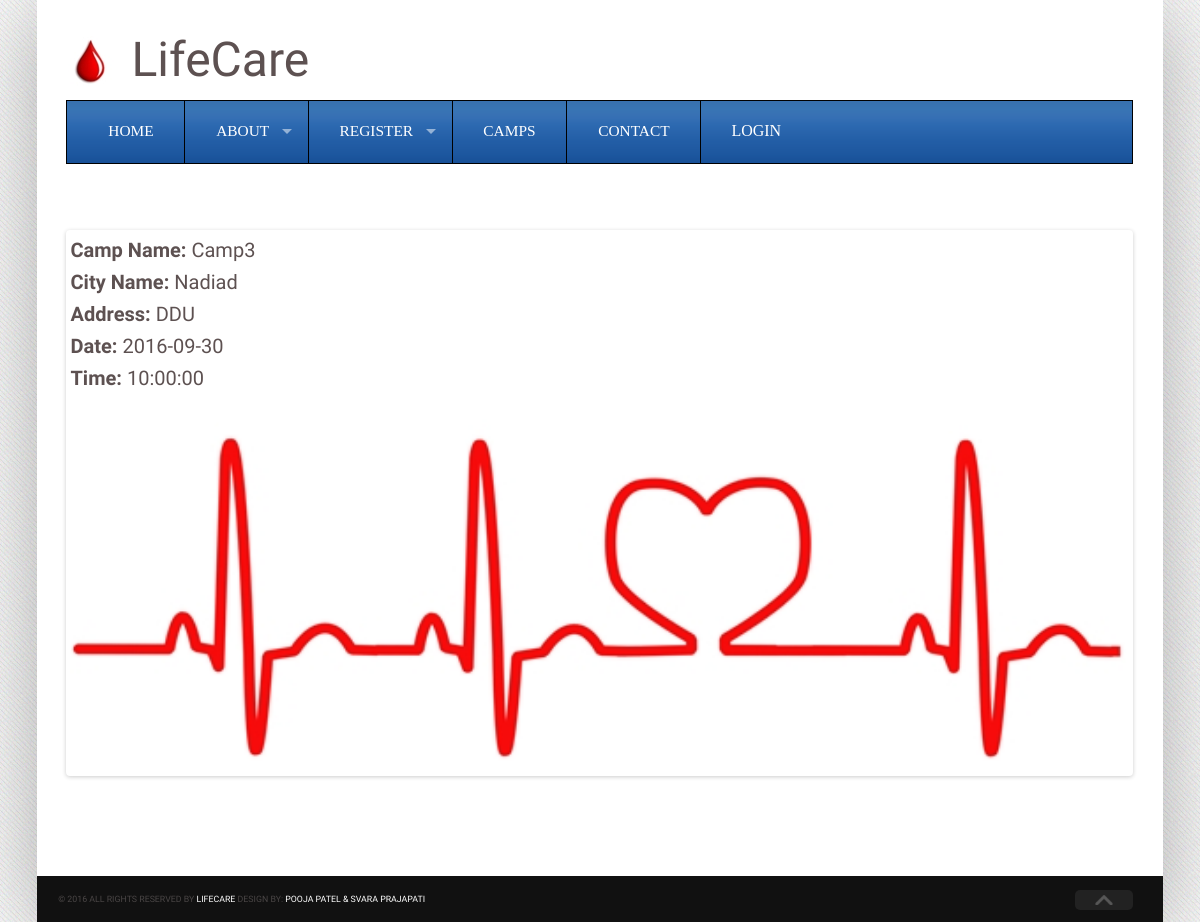
Screenshot of /User/camps.php with the database file from the repository.
### tables this page shows
CREATE TABLE `tblbloodcamp` (
  `cid` int(11) NOT NULL,
  `nameofcamp` varchar(50) DEFAULT NULL,
  `address` varchar(200) DEFAULT NULL,
  `image` varchar(500) DEFAULT NULL,
  `description` varchar(500) DEFAULT NULL,
  `date` date DEFAULT NULL,
  `time` time NOT NULL,
  `status` bit(1) DEFAULT NULL,
  `cityid` int(11) DEFAULT NULL
);

CREATE TABLE `tblcity` (
  `cityid` int(11) NOT NULL,
  `name` varchar(60) DEFAULT NULL
);

### User/camps.php (the view, shortened to what this page needs)
<!DOCTYPE html>
<head>
<link rel="stylesheet" href="css/foundation.min.css">
<link rel="stylesheet" href="css/superfish.css">
<link rel="stylesheet" href="css/stylesheet.css">
<link rel="stylesheet" href="js/slider/flexslider.css">
<link rel="stylesheet" href="js/slider/flexcar.css">
</head>
<body>
<div class="wrapper">
  <div class="header">
    <div class="row">
      <div class="columns large-12  header-inner" style="height:100px"><br><image src="images/logo4.jpeg" style="margin:10px 15px 30px 0px"><font size="75px">LifeCare</font></div>
      <div class="columns large-12">
       <nav>
          <section>
            <ul class="sf-menu large-12">
              <li class="active"><a href="home.php">Home</a></li>
              <li><a href="#">About</a>
			  </li>
				 <?php
				  if(isset($_SESSION['patient']))
					{
					}
					else if(isset($_SESSION['hospital']))
					{
						echo"<li><a href=\"#\">Register</a>";
						echo " <ul class=\"dropdown\">";
						echo "<li><a href=\"cpatient.php\">Patient</a></li>";
						echo " <li><a href=\"cdonor.php\">Donor</a></li>";
						echo"</ul></li>";
					}
					else if(isset($_SESSION['donor']))
					{
					}
					else
					{
						echo"<li><a href=\"#\">Register</a>";
						echo " <ul class=\"dropdown\">";
						echo"</ul></li>";
					}
				   ?>
				    <li class="active"><a href="camps.php">Camps</a></li>
			  <li><a href="contact.php">Contact</a></li>
			   <li><form method="POST" action="" name="formhome">
			   <?php
				  if(isset($_SESSION['patient']))
					{
						echo "<input type=\"submit\" value=\"LOGOUT\" name=\"btnlogout\" id=\"btnlogout\"/>";
					}
					else if(isset($_SESSION['hospital']))
					{
						echo "<input type=\"submit\" value=\"LOGOUT\" name=\"btnlogout\" id=\"btnlogout\"/>";
					}
					else if(isset($_SESSION['donor']))
					{
						echo "<input type=\"submit\" value=\"LOGOUT\" name=\"btnlogout\" id=\"btnlogout\"/>";
					}
					else
					{
						echo "<input type=\"submit\" value=\"LOGIN\" name=\"btnlogin\" id=\"btnlogin\"/>";
					}
				   ?>
				   </form>
			  </li>
            </ul>
          </section>
        </nav>
      </div>
    </div>
	<br>
    <div class="slider" >
      <div class="row">
        <div class="columns large-12">
          <div class="row flexslider-row">
            <div class="columns large-12">
              <div class="flexslider">
			  <?php
			$sql="Select * from tblbloodcamp,tblcity where tblbloodcamp.cityid=tblcity.cityid";
			$con=mysqli_connect(@"localhost","root","","dblifecare");
			$result=mysqli_query($con,$sql);
			echo "<ul class=\"slides\">";
			while($line=mysqli_fetch_array($result))
			{
				echo "<li><p style=\"font-size:20px\">";
				echo "<b>Camp Name: </b>";
				echo  $line['nameofcamp'];
				echo "<br><b>City Name: </b>";
				echo $line['name'];
				echo "<br><b>Address: </b>";
				echo $line['address'];
				echo "<br><b>Date: </b>";
				echo $line['date'];
				echo "<br><b>Time: </b>";
				echo $line['time'];
				echo "</p>";
				echo "<img src=\"";
				echo $line['image'];
				echo "\" height=\"300px\" width=\"300px\">";
					echo "</li>";
			}
			echo "</ul>";
			?>
              </div>
            </div>
          </div>
        </div>
      </div>
    </div>
	</div>
    <div class="credit-row">
      <div class="row">
        <div class="columns large-11 credit">&copy; 2016 All rights reserved by <a href="#">LifeCare</a> Design by: <a href="#">POOJA PATEL & SVARA PRAJAPATI</a></div>
        <div class="columns large-1"><img src="images/toparrow.png" alt="" class="scrollToTop"></div>
      </div>
    </div>
  </div>
</body>
</html>

### User/css/superfish.css (style rules this page uses)
.sf-menu, .sf-menu * { margin: 0; padding: 0; list-style: none; }
.sf-menu li { position: relative; }
.sf-menu > li { float: left; }
.sf-menu a { display: block; position: relative; }
.sf-menu { float: left; margin-bottom: 1em; }
.sf-menu a { border-left: 1px solid #fff; border-top: 1px solid #dFeEFF; border-top: 1px solid rgba(255,255,255,.5); padding: .75em 1em; text-decoration: none; zoom: 1; }
.sf-menu a { color: #13a; }
.sf-menu li { background: #BDD2FF; white-space: nowrap; *white-space: normal; -webkit-transition: background .2s; transition: background .2s; }
.sf-arrows .sf-with-ul { padding-right: 2.5em; *padding-right: 1em; }
.sf-arrows .sf-with-ul:after { content: ''; position: absolute; top: 50%; right: 1em; margin-top: -3px; height: 0; width: 0; border: 5px solid transparent; border-top-color: #dFeEFF; border-top-color: rgba(255,255,255,.5); }

### User/css/stylesheet.css (style rules this page uses)
.row { width: 100%; }
body { font-size: 1.1em; line-height: 1.5em; color: #5d5151; font-family:'Droid Sans', serif; background-color: #f6f6f6; background-image: url('../images/bg.png'); }
a { color: #d97163; }
p { font-size: .75em; }
.wrapper { background: #fff; max-width:64em; margin: auto; box-shadow: 0 10px 80px rgba(0,0,0,.3); -webkit-box-shadow: 0 10px 80px rgba(0,0,0,.3); -moz-box-shadow: 0 10px 80px rgba(0,0,0,.3); -o-box-shadow: 0 10px 80px rgba(0,0,0,.3); }
.sf-menu { margin-bottom: 0; background:#007ebf url('../images/menubg.png') repeat-x top; padding-left: 10px; padding-right: 10px; border:1px solid #000; }
.sf-menu li { background: url('../images/menubg.png'); border-right: 1px solid #000; }
.sf-menu li:last-child { border: 0; }
.sf-menu a { color: #fff; border:none; font-family: 'Droid Serif',serif; text-transform: uppercase; font-size: .875em; font-weight: normal; padding-top:1.2em; padding-bottom: 1.2em; padding-left: 2em; padding-right: 2em; }
.slider { padding:40px 0 40px 0; }
.flexslider { margin-bottom: 0; background: #fff; border: 20px solid #fff; position: relative; -webkit-border-radius: 0; -moz-border-radius: 0; -o-border-radius: 0; border-radius: 0; box-shadow: 0 1px 2px rgba(0,0,0,.2); -webkit-box-shadow: 0 1px 2px rgba(0,0,0,.2); -moz-box-shadow: 0 1px 2px rgba(0,0,0,.2); -o-box-shadow: 0 1px 2px rgba(0,0,0,.2); zoom: 1; }
.credit-row { background: #111; padding: 10px 0; }
.credit { font-size: .5em; color: #4a4646; text-transform: uppercase; }
.credit a { color: #fff; }
img.scrollToTop { padding:5px 20px; background: #222; border-radius: 5px; cursor: pointer; }

### User/js/slider/flexslider.css (style rules this page uses)
.slides, .flex-control-nav, .flex-direction-nav { margin: 0; padding: 0; list-style: none; }
.flexslider { margin: 0; padding: 0; }
.flexslider .slides > li { display: none; -webkit-backface-visibility: hidden; }
.flexslider .slides img { width: 100%; display: block; }
.slides:after { content: "."; display: block; clear: both; visibility: hidden; line-height: 0; height: 0; }
.flexslider { margin: 0 0 60px; background: #fff; border: 4px solid #fff; position: relative; -webkit-border-radius: 4px; -moz-border-radius: 4px; -o-border-radius: 4px; border-radius: 4px; box-shadow: 0 1px 4px rgba(0,0,0,.2); -webkit-box-shadow: 0 1px 4px rgba(0,0,0,.2); -moz-box-shadow: 0 1px 4px rgba(0,0,0,.2); -o-box-shadow: 0 1px 4px rgba(0,0,0,.2); zoom: 1; }
.flexslider .slides { zoom: 1; }

### User/js/slider/flexcar.css (style rules this page uses)
.slides, .flex-control-nav, .flex-direction-nav { margin: 0; padding: 0; list-style: none; }
.slides:after { content: "."; display: block; clear: both; visibility: hidden; line-height: 0; height: 0; }

### User/camps.php (style rules this page uses)
#btnlogin { background:#007ebf url('../images/menubg.png') repeat-x top; font-family: 'Droid Serif',serif;text-transform: uppercase; font-size:0.875em; font-weight: normal; border: none; color:white; padding: 21px 30px; text-align: center; text-decoration: none; display: inline-block; font-size: 16px;"/> }

### rows the page displays
tblbloodcamp: nameofcamp "Camp3", cityid.name "Nadiad", address "DDU", date "2016-09-30", time "10:00:00", image (picture)
